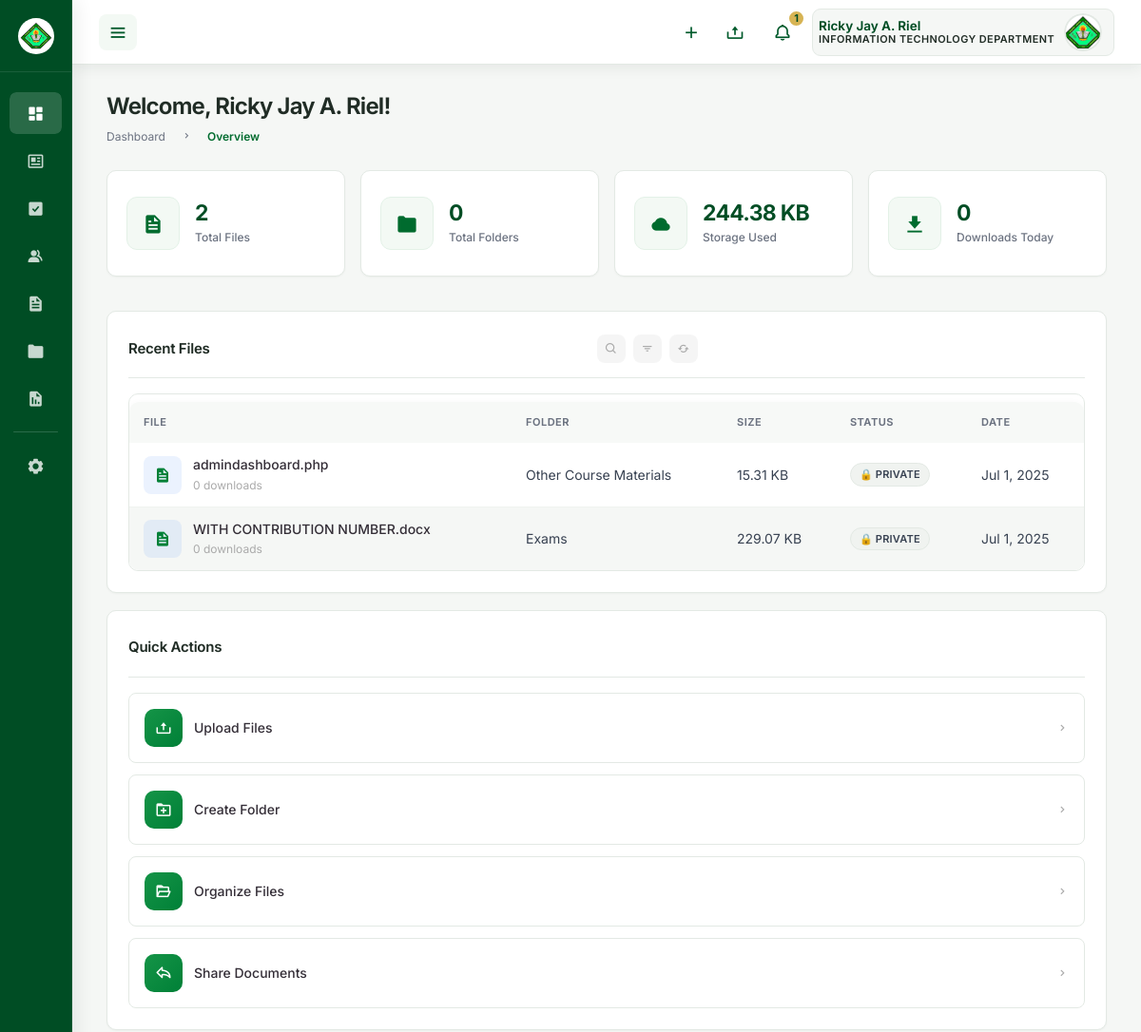
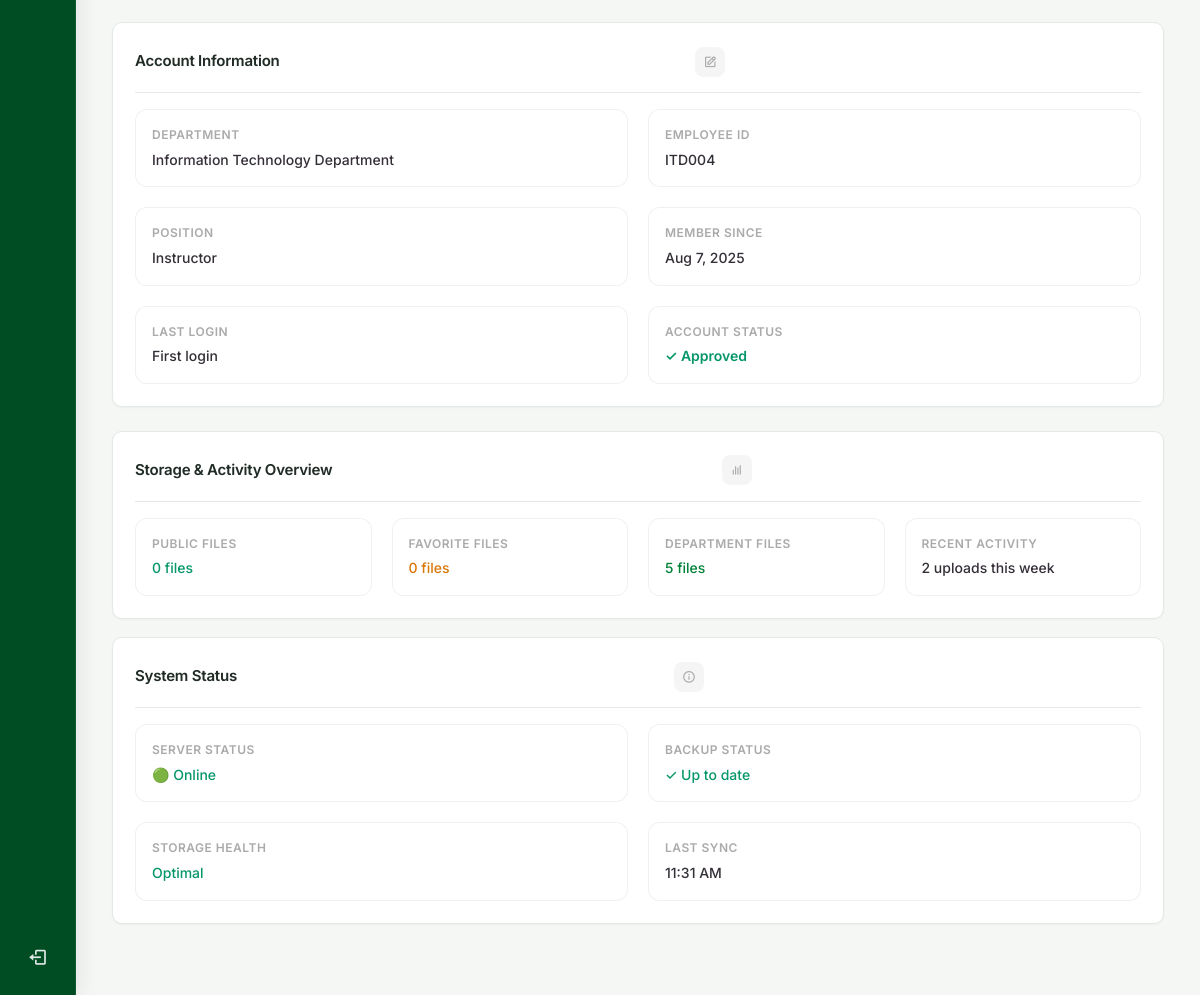
/roles/user/dashboard.php (signed in), run on an earlier commit of the app's database (2 pictures, top to bottom).
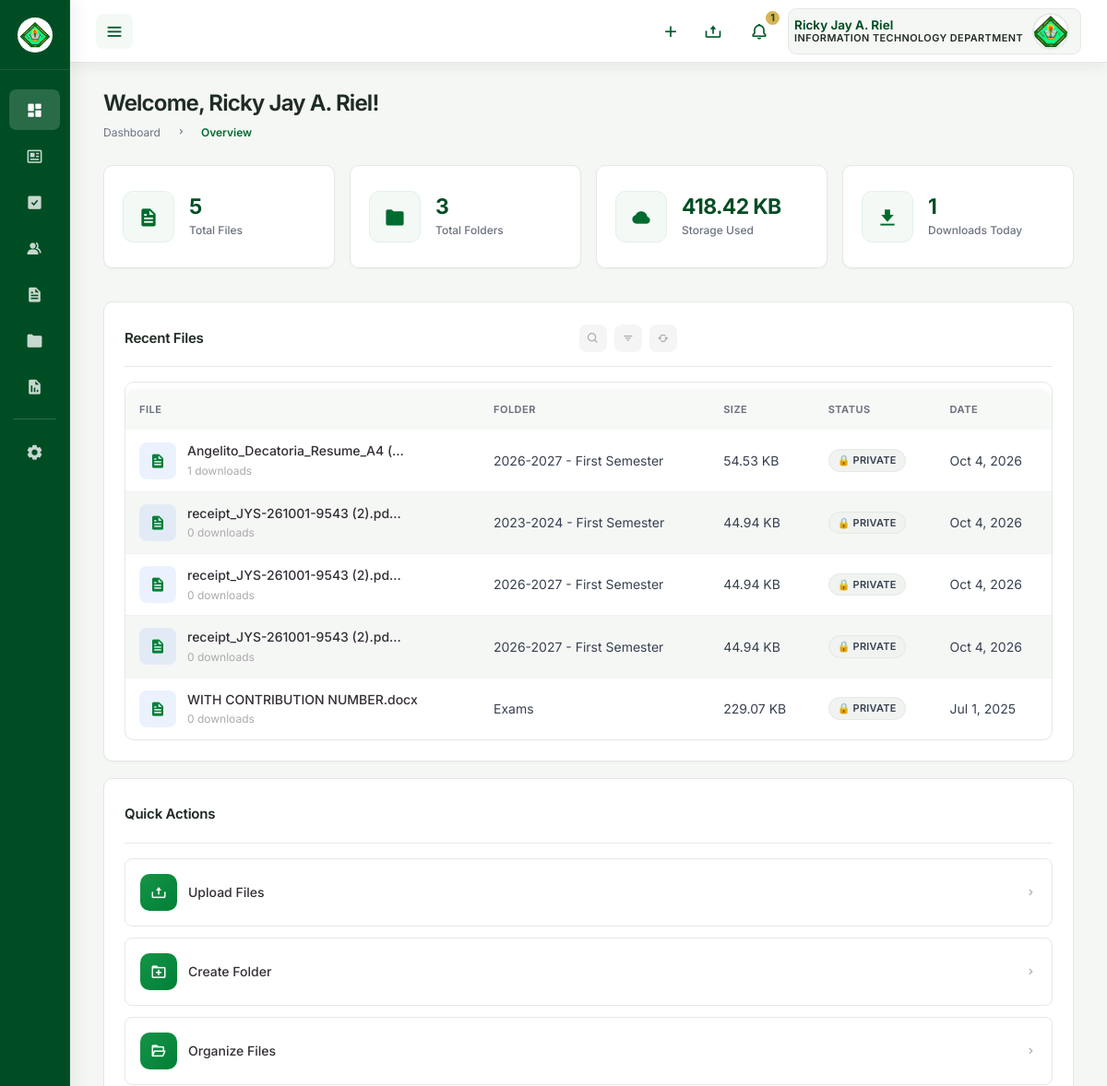
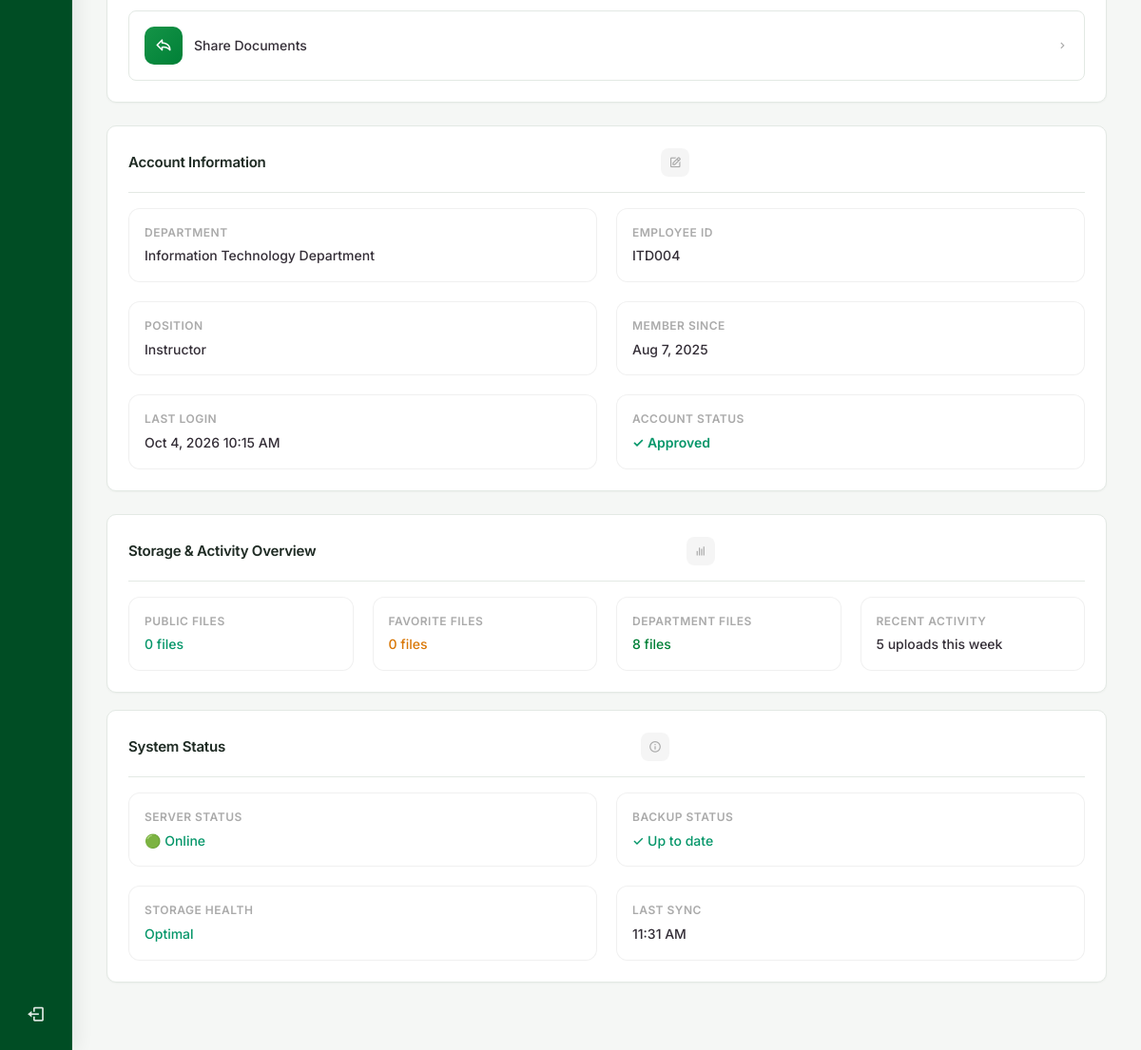
And on a later commit of the database (2 pictures, top to bottom).
### tables this page shows
CREATE TABLE `files` (
  `id` int NOT NULL,
  `file_name` varchar(255) NOT NULL,
  `original_name` varchar(255) NOT NULL,
  `file_path` varchar(255) NOT NULL,
  `file_size` bigint DEFAULT NULL,
  `file_type` varchar(100) DEFAULT NULL,
  `mime_type` varchar(100) DEFAULT NULL,
  `file_extension` varchar(10) DEFAULT NULL,
  `uploaded_by` int NOT NULL,
  `folder_id` int NOT NULL,
  `uploaded_at` datetime DEFAULT CURRENT_TIMESTAMP,
  `updated_at` datetime DEFAULT CURRENT_TIMESTAMP ON UPDATE CURRENT_TIMESTAMP,
  `is_deleted` tinyint(1) DEFAULT '0',
  `deleted_at` datetime DEFAULT NULL,
  `deleted_by` int DEFAULT NULL,
  `file_hash` varchar(64) DEFAULT NULL,
  `download_count` int DEFAULT '0',
  `last_downloaded` datetime DEFAULT NULL,
  `last_downloaded_by` int DEFAULT NULL,
  `is_public` tinyint(1) DEFAULT '0',
  `public_token` varchar(255) DEFAULT NULL,
  `permissions` longtext,
  `version` int DEFAULT '1',
  `parent_file_id` int DEFAULT NULL,
  `tags` longtext,
  `description` text,
  `academic_year` varchar(10) DEFAULT NULL COMMENT 'Academic year, e.g. 2026',
  `semester` enum('first','second') NOT NULL DEFAULT 'first',
  `thumbnail_path` varchar(255) DEFAULT NULL,
  `is_favorite` tinyint(1) DEFAULT '0',
  `expiry_date` datetime DEFAULT NULL
);

CREATE TABLE `users` (
  `id` int NOT NULL,
  `username` varchar(50) NOT NULL,
  `email` varchar(255) NOT NULL,
  `password` varchar(255) NOT NULL,
  `role` enum('admin','user','super_admin') NOT NULL DEFAULT 'user',
  `is_approved` tinyint(1) NOT NULL DEFAULT '0',
  `name` varchar(100) NOT NULL,
  `mi` varchar(5) DEFAULT NULL,
  `surname` varchar(100) NOT NULL,
  `employee_id` varchar(20) DEFAULT NULL,
  `position` varchar(100) DEFAULT NULL,
  `department_id` int DEFAULT NULL,
  `is_restricted` tinyint(1) DEFAULT '0',
  `profile_image` varchar(255) DEFAULT NULL,
  `phone` varchar(20) DEFAULT NULL,
  `address` text,
  `date_of_birth` date DEFAULT NULL,
  `hire_date` date DEFAULT NULL,
  `last_login` datetime DEFAULT NULL,
  `failed_login_attempts` int DEFAULT '0',
  `account_locked_until` datetime DEFAULT NULL,
  `email_verified` tinyint(1) DEFAULT '0',
  `email_verification_token` varchar(255) DEFAULT NULL,
  `password_reset_token` varchar(255) DEFAULT NULL,
  `password_reset_expires` datetime DEFAULT NULL,
  `created_at` datetime DEFAULT CURRENT_TIMESTAMP,
  `updated_at` datetime DEFAULT CURRENT_TIMESTAMP ON UPDATE CURRENT_TIMESTAMP,
  `created_by` int DEFAULT NULL,
  `approved_by` int DEFAULT NULL,
  `approved_at` datetime DEFAULT NULL
);

CREATE TABLE `departments` (
  `id` int NOT NULL,
  `department_code` varchar(10) NOT NULL,
  `department_name` varchar(100) NOT NULL,
  `description` text,
  `head_of_department` varchar(100) DEFAULT NULL,
  `contact_email` varchar(255) DEFAULT NULL,
  `contact_phone` varchar(20) DEFAULT NULL,
  `created_at` datetime DEFAULT CURRENT_TIMESTAMP,
  `updated_at` datetime DEFAULT CURRENT_TIMESTAMP ON UPDATE CURRENT_TIMESTAMP,
  `is_active` tinyint(1) DEFAULT '1'
);

### roles/user/dashboard.php (the view, shortened to what the changed rows need)
<?php
require_once '../../includes/config.php';
$currentUser = getCurrentUser($pdo);
$stats = [
    'total_files' => 0,
    'total_folders' => 0,
    'storage_used' => 0,
    'recent_uploads' => [],
    'public_files' => 0,
    'favorite_files' => 0,
    'department_files' => 0,
    'downloads_today' => 0
];
try {
    $stmt = $pdo->prepare("
        SELECT COUNT(*) as file_count,
               COALESCE(SUM(file_size), 0) as total_size,
               SUM(CASE WHEN is_public = 1 THEN 1 ELSE 0 END) as public_count,
               SUM(CASE WHEN is_favorite = 1 THEN 1 ELSE 0 END) as favorite_count
        FROM files f
        WHERE f.uploaded_by = ? AND f.is_deleted = 0
    ");
    $stmt->execute([$currentUser['id']]);
    $fileStats = $stmt->fetch();
    $stats['total_files'] = $fileStats['file_count'];
    $stats['storage_used'] = $fileStats['total_size'];
    $stats['public_files'] = $fileStats['public_count'] ?? 0;
    $stats['favorite_files'] = $fileStats['favorite_count'] ?? 0;
    $stmt = $pdo->prepare("SELECT COUNT(*) as folder_count FROM folders WHERE created_by = ? AND is_deleted = 0");
    $stmt->execute([$currentUser['id']]);
    $folderStats = $stmt->fetch();
    $stats['total_folders'] = $folderStats['folder_count'];
    if ($currentUser['department_id']) {
        $stmt = $pdo->prepare("
            SELECT COUNT(*) as dept_files
            FROM files f
            LEFT JOIN folders fo ON f.folder_id = fo.id
            WHERE (fo.department_id = ? OR f.uploaded_by IN (
                SELECT id FROM users WHERE department_id = ?
            )) AND f.is_deleted = 0
        ");
        $stmt->execute([$currentUser['department_id'], $currentUser['department_id']]);
        $deptStats = $stmt->fetch();
        $stats['department_files'] = $deptStats['dept_files'];
    }
    $stmt = $pdo->prepare("
        SELECT COUNT(*) as downloads_today
        FROM files f
        WHERE f.uploaded_by = ?
        AND DATE(f.last_downloaded) = CURDATE()
        AND f.is_deleted = 0
    ");
    $stmt->execute([$currentUser['id']]);
    $downloadStats = $stmt->fetch();
    $stats['downloads_today'] = $downloadStats['downloads_today'] ?? 0;
    $stmt = $pdo->prepare("
        SELECT f.original_name, f.file_size, f.uploaded_at,
               COALESCE(fo.folder_name, 'Uncategorized') as folder_name,
               f.file_type, f.file_extension,
               COALESCE(f.download_count, 0) as download_count,
               COALESCE(f.is_public, 0) as is_public,
               COALESCE(f.is_favorite, 0) as is_favorite
        FROM files f
        LEFT JOIN folders fo ON f.folder_id = fo.id
        WHERE f.uploaded_by = ? AND f.is_deleted = 0
        ORDER BY f.uploaded_at DESC
        LIMIT 8
    ");
    $stmt->execute([$currentUser['id']]);
    $stats['recent_uploads'] = $stmt->fetchAll();
} catch(Exception $e) {
    error_log("Dashboard stats error: " . $e->getMessage());
    error_log("SQL Error details: " . print_r($pdo->errorInfo(), true));
}
function formatFileSize($bytes, $precision = 2) {
    $units = array('B', 'KB', 'MB', 'GB', 'TB');
    for ($i = 0; $bytes > 1024 && $i < count($units) - 1; $i++) {
        $bytes /= 1024;
    }
    return round($bytes, $precision) . ' ' . $units[$i];
}
function getFileTypeIcon($fileType) {
    $fileType = strtolower($fileType);
    $icons = [
        'pdf' => 'bxs-file-pdf',
        'doc' => 'bxs-file-doc',
        'docx' => 'bxs-file-doc',
        'txt' => 'bxs-file-txt',
        'rtf' => 'bxs-file-doc',
        'xls' => 'bxs-spreadsheet',
        'xlsx' => 'bxs-spreadsheet',
        'csv' => 'bxs-spreadsheet',
        'ppt' => 'bxs-file-doc',
        'pptx' => 'bxs-file-doc',
        'jpg' => 'bxs-image',
        'jpeg' => 'bxs-image',
        'png' => 'bxs-image',
        'gif' => 'bxs-image',
        'bmp' => 'bxs-image',
        'svg' => 'bxs-image',
        'webp' => 'bxs-image',
        'mp4' => 'bxs-videos',
        'avi' => 'bxs-videos',
        'mov' => 'bxs-videos',
        'wmv' => 'bxs-videos',
        'flv' => 'bxs-videos',
        'webm' => 'bxs-videos',
        'mp3' => 'bxs-music',
        'wav' => 'bxs-music',
        'flac' => 'bxs-music',
        'aac' => 'bxs-music',
        'zip' => 'bxs-file-archive',
        'rar' => 'bxs-file-archive',
        '7z' => 'bxs-file-archive',
        'tar' => 'bxs-file-archive',
        'gz' => 'bxs-file-archive',
        'html' => 'bxs-file-html',
        'css' => 'bxs-file-css',
        'js' => 'bxs-file-js',
        'php' => 'bxs-file-doc',
        'py' => 'bxs-file-doc',
        'java' => 'bxs-file-doc',
        'cpp' => 'bxs-file-doc',
        'c' => 'bxs-file-doc'
    ];
    return $icons[$fileType] ?? 'bxs-file';
}
?>
<!DOCTYPE html>
<html lang="en">
<head>
    <link href='https://unpkg.com/boxicons@2.0.9/css/boxicons.min.css' rel='stylesheet'>
    <link rel="stylesheet" href="assets/css/components/sidebar.css?v=<?= time() ?>">
    <link rel="stylesheet" href="assets/css/components/navbar.css?v=<?= time() ?>">
    <link rel="stylesheet" href="assets/css/pages/dashboard/file_table.css">
    <link rel="stylesheet" href="assets/css/pages/dashboard/grid_layout.css">
    <link rel="stylesheet" href="assets/css/pages/dashboard/profile_system.css">
    <link rel="stylesheet" href="assets/css/pages/dashboard/responsive.css">
    <link rel="stylesheet" href="assets/css/pages/dashboard/stats_card.css">
    <?php include __DIR__ . '/../../includes/theme.php'; ?>
</head>
<body class="user-dashboard-page">
    <section id="content">
        <?php include 'components/navbar.html'; ?>
        <main>
            <div class="head-title">
                <div class="left">
                    <h1>Welcome, <?php echo $userName; ?>!</h1>
                </div>
            </div>
            <ul class="box-info">
                <li>
                    <span class="text">
                        <h3><?php echo number_format($stats['total_files']); ?></h3>
                        <p>Total Files</p>
                    </span>
                </li>
                <li>
                    <span class="text">
                        <h3><?php echo number_format($stats['total_folders']); ?></h3>
                        <p>Total Folders</p>
                    </span>
                </li>
                <li>
                    <span class="text">
                        <h3><?php echo formatFileSize($stats['storage_used']); ?></h3>
                        <p>Storage Used</p>
                    </span>
                </li>
                <li>
                    <span class="text">
                        <h3><?php echo number_format($stats['downloads_today']); ?></h3>
                        <p>Downloads Today</p>
                    </span>
                </li>
            </ul>
            <div class="dashboard-grid">
                <div class="dashboard-card">
                    <?php if (!empty($stats['recent_uploads'])): ?>
                        <div style="overflow-x: auto;">
                            <table class="files-table">
                                <thead>
                                    <tr>
                                        <th>File</th>
                                        <th>Folder</th>
                                        <th>Size</th>
                                        <th>Status</th>
                                        <th>Date</th>
                                    </tr>
                                </thead>
                                <tbody>
                                    <?php foreach (array_slice($stats['recent_uploads'], 0, 6) as $file): ?>
                                        <tr>
                                            <td>
                                                <div class="file-info">
                                                    <div class="file-icon">
                                                        <i class='bx <?php echo getFileTypeIcon($file['file_type'] ?? $file['file_extension'] ?? pathinfo($file['original_name'], PATHINFO_EXTENSION)); ?>'></i>
                                                    </div>
                                                    <div class="file-details">
                                                        <p><?php echo htmlspecialchars(strlen($file['original_name']) > 30 ? substr($file['original_name'], 0, 30) . '...' : $file['original_name']); ?></p>
                                                        <div class="file-meta"><?php echo number_format($file['download_count'] ?? 0); ?> downloads</div>
                                                    </div>
                                                </div>
                                            </td>
                                            <td><?php echo htmlspecialchars($file['folder_name']); ?></td>
                                            <td><?php echo formatFileSize($file['file_size']); ?></td>
                                            <td>
                                                <?php if (isset($file['is_favorite']) && $file['is_favorite']): ?>
                                                    <span class="status-badge status-favorite">★ Favorite</span>
                                                <?php elseif (isset($file['is_public']) && $file['is_public']): ?>
                                                    <span class="status-badge status-public">🌐 Public</span>
                                                <?php else: ?>
                                                    <span class="status-badge status-private">🔒 Private</span>
                                                <?php endif; ?>
                                            </td>
                                            <td><?php echo date('M j, Y', strtotime($file['uploaded_at'])); ?></td>
                                        </tr>
                                    <?php endforeach; ?>
                                </tbody>
                            </table>
                        </div>
                    <?php endif; ?>
                </div>
                <div>
                    <div class="dashboard-card">
                        <div class="account-info">
                            <div class="info-item">
                                <div class="info-label">Department</div>
                                <div class="info-value"><?php echo htmlspecialchars($currentUser['department_name'] ?? 'N/A'); ?></div>
                            </div>
                            <div class="info-item">
                                <div class="info-label">Employee ID</div>
                                <div class="info-value"><?php echo htmlspecialchars($currentUser['employee_id'] ?? 'N/A'); ?></div>
                            </div>
                            <div class="info-item">
                                <div class="info-label">Position</div>
                                <div class="info-value"><?php echo htmlspecialchars($currentUser['position'] ?? 'N/A'); ?></div>
                            </div>
                            <div class="info-item">
                                <div class="info-label">Member Since</div>
                                <div class="info-value"><?php echo date('M j, Y', strtotime($currentUser['created_at'])); ?></div>
                            </div>
                            <div class="info-item">
                                <div class="info-label">Last Login</div>
                                <div class="info-value">
                                    <?php
                                    if ($currentUser['last_login']) {
                                        echo date('M j, Y g:i A', strtotime($currentUser['last_login']));
                                    } else {
                                        echo 'First login';
                                    }
                                    ?>
                                </div>
                            </div>
                        </div>
                    </div>
                </div>
            </div>
            <div class="dashboard-grid" style="margin-top: 24px;">
                <div class="dashboard-card">
                    <div style="display: grid; grid-template-columns: repeat(auto-fit, minmax(200px, 1fr)); gap: 20px; margin-top: 16px;">
                        <div class="info-item">
                            <div class="info-label">Department Files</div>
                            <div class="info-value" style="color: var(--blue);"><?php echo number_format($stats['department_files']); ?> files</div>
                        </div>
                        <div class="info-item">
                            <div class="info-label">Recent Activity</div>
                            <div class="info-value">
                                <?php
                                $recentCount = count($stats['recent_uploads']);
                                echo $recentCount > 0 ? "$recentCount uploads this week" : "No recent activity";
                                ?>
                            </div>
                        </div>
                    </div>
                </div>
            </div>
        </main>
    </section>
</body>
</html>

What changed in the data, as far as the page shows it:
no longer on this page (row edited): files: original_name "admindashboard.php", download_count "0", folder_name "Other Course Materials", file_size "15.31 KB", uploaded_at "Jul 1, 2025"
added files: original_name "Angelito_Decatoria_Resume_A4 (...", download_count "1", folder_name "2026-2027 - First Semester", file_size "54.53 KB", uploaded_at "Oct 4, 2026"
added files: original_name "receipt_JYS-261001-9543 (2).pd...", download_count "0", folder_name "2023-2024 - First Semester", file_size "44.94 KB", uploaded_at "Oct 4, 2026"
added files: original_name "receipt_JYS-261001-9543 (2).pd...", download_count "0", folder_name "2026-2027 - First Semester", file_size "44.94 KB", uploaded_at "Oct 4, 2026"
added files: original_name "receipt_JYS-261001-9543 (2).pd...", download_count "0", folder_name "2026-2027 - First Semester", file_size "44.94 KB", uploaded_at "Oct 4, 2026"
changed users "ITD004": last_login (not shown) → "Oct 4, 2026 10:15 AM"
Also different on the page:
$stats['total_files']: "2" → "5"
$stats['total_folders']: "0" → "3"
formatFileSize($stats['storage_used']): "244.38 KB" → "418.42 KB"
$stats['downloads_today']: "0" → "1"
$stats['department_files']: "5" → "8"
$recentCount: "2" → "5"
text no longer shown: "First login"
